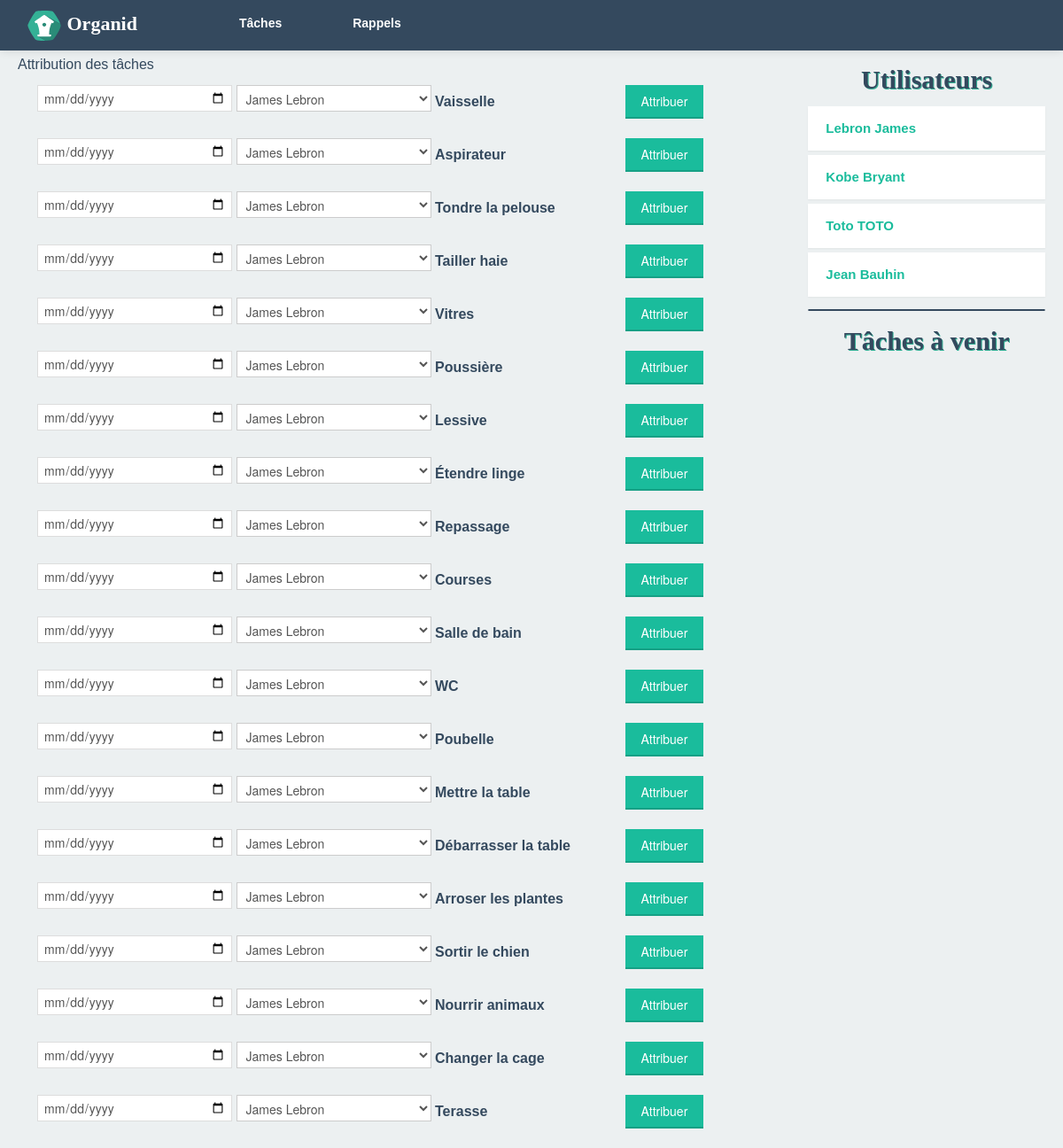
Page /attribuerTaches.php on the committed database.
### tables this page shows
CREATE TABLE IF NOT EXISTS `taches` (
  `Id_Tm` int(5) NOT NULL AUTO_INCREMENT,
  `Nom` varchar(100) NOT NULL,
  `Difficulte` int(3) NOT NULL,
  `Description` varchar(300) NOT NULL,
  `Id_Cat` int(5) NOT NULL,
  PRIMARY KEY (`Id_Tm`),
  KEY `Id_Cat` (`Id_Cat`)
);

CREATE TABLE IF NOT EXISTS `utilisateurs` (
  `Id_U` int(5) NOT NULL AUTO_INCREMENT,
  `Nom` varchar(30) NOT NULL,
  `Prenom` varchar(30) NOT NULL,
  `Age` int(2) NOT NULL,
  `Sexe` varchar(1) NOT NULL,
  `Email` varchar(80) NOT NULL,
  `Pwd` varchar(15) NOT NULL,
  `Telephone` int(10) NOT NULL,
  `Handicap` int(2) NOT NULL,
  `Avatar` varchar(200) NOT NULL,
  `Admin` tinyint(2) NOT NULL,
  PRIMARY KEY (`Id_U`)
);

### attribuerTaches.php (the view, shortened to what this page needs)
<?php
    require_once(__DIR__ . '/datas/parametres.php');
    ?>
<!DOCTYPE html>
<html lang="fr">
    <head>
        <link rel="stylesheet" href="css/bootstrap.css">
        <link rel="stylesheet" href="css/bootstrap-responsive.css">
        <link rel="stylesheet" href="css/style.css">
    </head>
    <body>
        <?php
            include('template/header.php');
            ?>
        <section class="main-home">
            <div class="container-fluid">
                <div class="row-fluid">
                    <div class="span12">
                        <div class="span9">
                            <p>Attribution des tâches</p>
                            <?php
                                $req0 = $PDO->prepare('SELECT * FROM `utilisateurs`');
                                $req0->execute();
                                $resultat0 = $req0->fetchAll(PDO::FETCH_ASSOC);
                                $req1 = $PDO->prepare('SELECT * FROM `taches`');
                                $req1->execute();
                                $resultat1 = $req1->fetchAll(PDO::FETCH_ASSOC);
                                foreach ($resultat1 as $donnees) {
                                    echo"<div class='span9'>";
                                    echo"<form method='POST' action='utils/traitementAttribution.php'>";
                                    echo "<p><input type='date' name='date' id='date'> ".
                                    " <SELECT name='id_U' id='id_U'>";
                                    foreach ($resultat0 as $donnees0) {
                                       echo "<option value='".$donnees0['Id_U']."'>".$donnees0['Nom']." ".$donnees0['Prenom'];
                                    }
                                    echo"</SELECT>";
                                    echo" <b>".$donnees['Nom']."</b>";
                                    echo"</div>";
                                    echo"<div class='span2 offset'><button class='bt_valid' type='submit'>Attribuer</button></div></p></form>";
                                }
                            ?>
                        </div>
                        <?php
                            include('template/right.php');
                        ?>
                    </div>
                </div>
            </div>
        </section>
    </body>
</html>

### template/header.php (shortened to what this page needs)
?>        <header>
            <nav>
                <div class="navbar navbar-inverse navbar-fixed-top">
                    <div class="navbar-inner">
                        <div class="container">
                            <ul class="nav">
                                <li id="home-menu">
                                    <a href="Home"><img src="img/logo.svg" alt="logo" id="logo"> Organid</a>
                                </li>
                            </ul>
                            <ul class="nav menu">
                                <li>
                                    <a href="Taches-a-effectuer">Tâches</a>
                                </li>
                                <li>
                                    <a href="#" id="rappel_a">Rappels<span id="nb_rappels"><span></a>
                                </li>
                            </ul>
                        </div>
                    </div>
                </div>
            </nav>
        </header>

### template/right.php (shortened to what this page needs)
<div class="span3" id="rightbar">
   <h2>Utilisateurs</h2>
   <?php
        $req1 = $PDO->prepare('SELECT * FROM `utilisateurs` WHERE `Id_U` NOT IN (SELECT `Id_U` FROM `utilisateurs` WHERE `Id_U`= :id )');
        $req1->execute(array(
            ":id"=> $_SESSION['id']
        ));
        $resultat1 = $req1->fetchAll(PDO::FETCH_ASSOC);
        foreach ($resultat1 as $donnees) {
            echo'
            <a href="'.$donnees['Prenom'].'-'.$donnees['Nom'].'">'.ucfirst($donnees['Prenom'])." ".ucfirst($donnees['Nom']).'</a>';
        }
        echo "<hr>";
   ?>
   <h2>Tâches à venir</h2>
</div>

### css/style.css (style rules this page uses)
body { background-color: #ecf0f1; text-align: justify; font-family: "Helvetica"; }
.nav > #home-menu > a { border-bottom: 3px solid #34495e; }
.nav > li > a { color: #fff; line-height: 43px; vertical-align: middle; transition: all 0.5s ease-out; border-bottom: 3px solid #34495e; }
.menu li a { padding-left: 40px!important; padding-right: 40px!important; }
.menu { margin-left: 50px !important; }
.main-home { margin-top: 60px; color: #34495e; }
.main-home p { font-size: 16px; line-height: 26px; }
.main-home form h2, .span9 h2, .span3 h2 { color: #34495e; text-shadow: 1px 1px 0px #34B196; font-size: 30px; font-family: "Bariol"; font-weight: bold; }
.bt_valid { background: #1abc9c; color: white; padding: 8px 18px; border-bottom: 2px solid #16a085; transition: all 0.5s ease-out; }
#logo { width: 40px; height:auto; }
#home-menu a { color: #ffffff; text-shadow: none; font-family: "Bariol"; font-size: 22px; vertical-align: middle; }
hr { display: block; border: 1px solid #34495e; margin: 1em 0; padding: 0; border-radius: 10px; height: 0px; }
#rightbar h2 { text-align: center; }
#rightbar a { font-size: 15px; background: white; display: block; padding: 15px 0px 15px 20px; -webkit-box-shadow: 0 1px 2px rgba(0,0,0,.05); -moz-box-shadow: 0 1px 2px rgba(0,0,0,.05); box-shadow: 0 1px 2px rgba(0,0,0,.05); margin-bottom: 5px; }
form { text-align:left; }

### rows in the picture
taches: Nom "Vaisselle"
taches: Nom "Aspirateur"
taches: Nom "Tondre la pelouse"
taches: Nom "Tailler haie"
taches: Nom "Vitres"
taches: Nom "Poussière"
taches: Nom "Lessive"
taches: Nom "Étendre linge"
taches: Nom "Repassage"
taches: Nom "Courses"
taches: Nom "Salle de bain"
taches: Nom "WC"
taches: Nom "Poubelle"
taches: Nom "Mettre la table"
taches: Nom "Débarrasser la table"
taches: Nom "Arroser les plantes"
taches: Nom "Sortir le chien"
taches: Nom "Nourrir animaux"
taches: Nom "Changer la cage"
taches: Nom "Terasse"
utilisateurs: Prenom "Lebron", Nom "James"
utilisateurs: Prenom "Kobe", Nom "Bryant"
utilisateurs: Prenom "Toto", Nom "TOTO"
utilisateurs: Prenom "Jean", Nom "Bauhin"

### other values in the picture
form field id_U "James Lebron"
